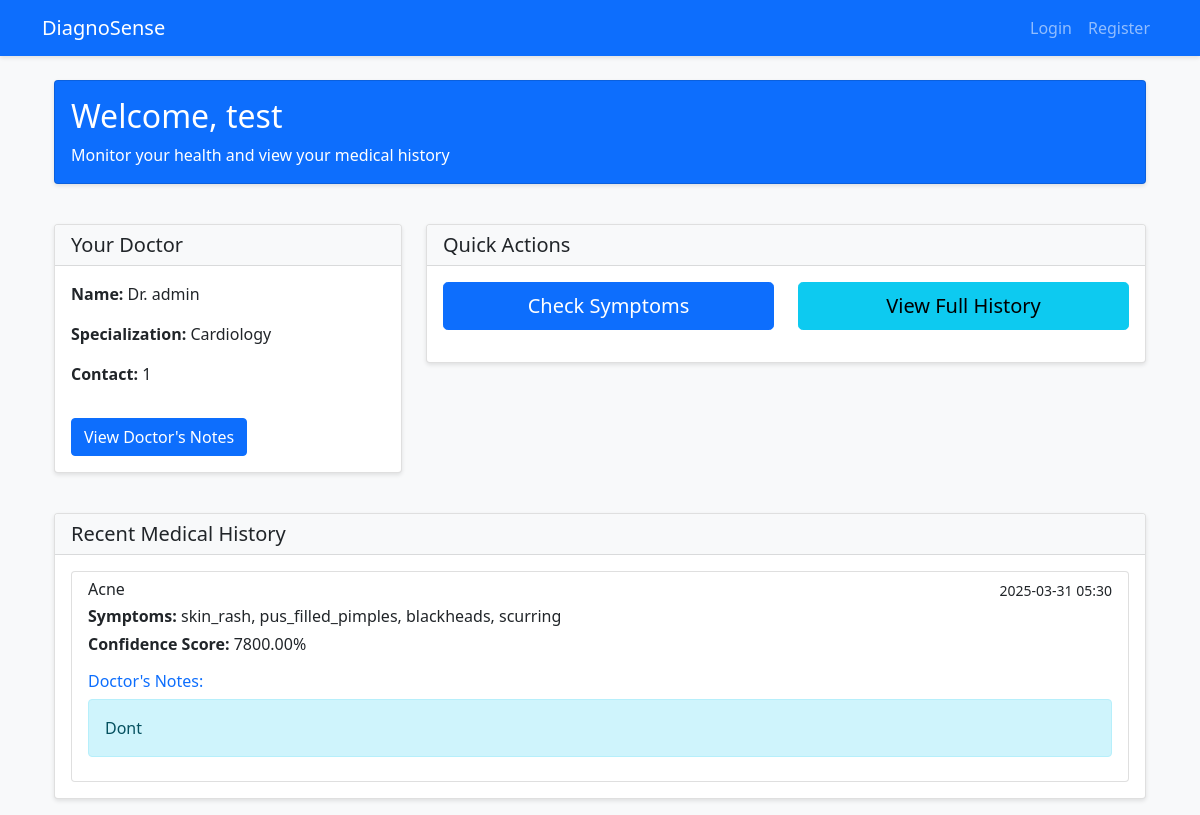
/dashboard (signed in), run on an earlier commit of the app's database.
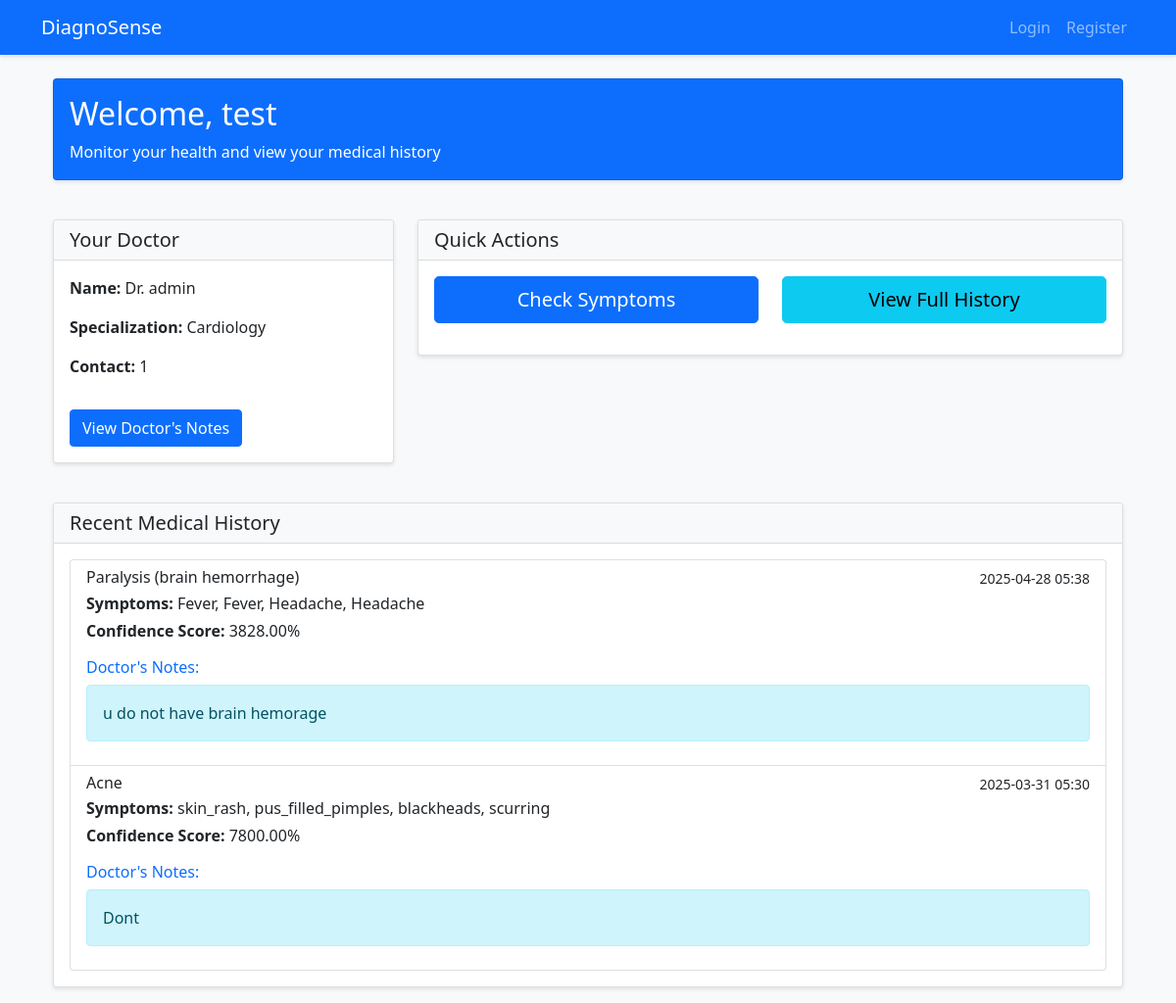
And on a later commit of the database.
### app.py (models this page shows)
class DiseaseHistory(db.Model):
    id = db.Column(db.Integer, primary_key=True)
    patient_id = db.Column(db.Integer, db.ForeignKey('user.id'), nullable=False)
    disease = db.Column(db.String(100), nullable=False)
    symptoms = db.Column(db.Text, nullable=False)
    diagnosis_date = db.Column(db.DateTime, default=datetime.utcnow)
    doctor_notes = db.Column(db.Text)
    doctor_id = db.Column(db.Integer, db.ForeignKey('user.id'))
    confidence = db.Column(db.Float)

### app.py (the view)
@app.route('/dashboard')
@login_required
def dashboard():
    if current_user.role == 'doctor':
        patients = Patient.query.filter_by(doctor_id=current_user.id).all()
        today = datetime.now().date()
        today_appointments = Appointment.query.filter(
            Appointment.doctor_id == current_user.id,
            Appointment.date == today
        ).count()
        total_patients = len(patients)
        pending_reports = Diagnosis.query.filter(
            Diagnosis.doctor_id == current_user.id,
            Diagnosis.status == 'pending'
        ).count()
        return render_template('doctor_dashboard.html',
                             user=current_user,
                             patients=patients,
                             total_patients=total_patients,
                             today_appointments=today_appointments,
                             pending_reports=pending_reports)
    else:
        print("\n=== Loading Patient Dashboard ===")
        print(f"Current user: {current_user.id}, Role: {current_user.role}")
        recent_history = DiseaseHistory.query.filter_by(
            patient_id=current_user.id
        ).order_by(DiseaseHistory.diagnosis_date.desc()).limit(5).all()
        print(f"Found {len(recent_history)} history records")
        for record in recent_history:
            print(f"Record: {record.disease}")
            print(f"  - Date: {record.diagnosis_date}")
            print(f"  - Doctor ID: {record.doctor_id}")
            print(f"  - Doctor Notes: {record.doctor_notes}")
            print(f"  - Patient ID: {record.patient_id}")
            print("---")
        patient = Patient.query.filter_by(user_id=current_user.id).first()
        doctor = None
        if patient and patient.doctor_id:
            doctor = User.query.get(patient.doctor_id)
            print(f"Found doctor: {doctor.profile.name if doctor else 'None'}")
            print(f"Patient's doctor_id: {patient.doctor_id}")
            print(f"Patient's user_id: {patient.user_id}")
        print("=== End Patient Dashboard ===\n")
        return render_template('patient_dashboard.html',
                             user=current_user,
                             recent_history=recent_history,
                             doctor=doctor)

### app.py (called while the page is built)
@login_manager.user_loader
def load_user(user_id):
    return User.query.get(int(user_id))

### templates/patient_dashboard.html (shortened to what the changed rows need)
    {% extends "base.html" %}
    {% block content %}
    <div class="container mt-4">
        <div class="row">
            <div class="col-12 mb-4">
                <div class="card bg-primary text-white">
                    <div class="card-body">
                        <h2 class="card-title">Welcome, {{ user.profile.name }}</h2>
                    </div>
                </div>
            </div>
            <div class="col-12">
                <div class="card">
                    <div class="card-body">
                        {% if recent_history %}
                        <div class="list-group">
                            {% for record in recent_history %}
                            <div class="list-group-item">
                                <div class="d-flex w-100 justify-content-between">
                                    <h6 class="mb-1">{{ record.disease }}</h6>
                                    <small>{{ record.diagnosis_date.strftime('%Y-%m-%d %H:%M') }}</small>
                                </div>
                                <p class="mb-1"><strong>Symptoms:</strong> {{ record.symptoms }}</p>
                                <p class="mb-1"><strong>Confidence Score:</strong> {{ "%.2f"|format(record.confidence * 100) }}%</p>
                                {% if record.doctor_notes %}
                                <div class="mt-3">
                                    <h6 class="text-primary">Doctor's Notes:</h6>
                                    <div class="alert alert-info">
                                        {{ record.doctor_notes }}
                                    </div>
                                </div>
                                {% else %}
                                <div class="mt-3">
                                    <p class="text-muted">No doctor's notes available yet.</p>
                                </div>
                                {% endif %}
                            </div>
                            {% endfor %}
                        </div>
                        {% else %}
                        <p>No medical history found.</p>
                        {% endif %}
                    </div>
                </div>
            </div>
        </div>
    </div>
    {% endblock %}

What changed in the data, as far as the page shows it:
added DiseaseHistory: disease "Paralysis (brain hemorrhage)", diagnosis_date "2025-04-28 05:38", symptoms "Fever, Fever, Headache, Headache", record.confidence*100 "3828.00", doctor_notes "u do not have brain hemorage"
